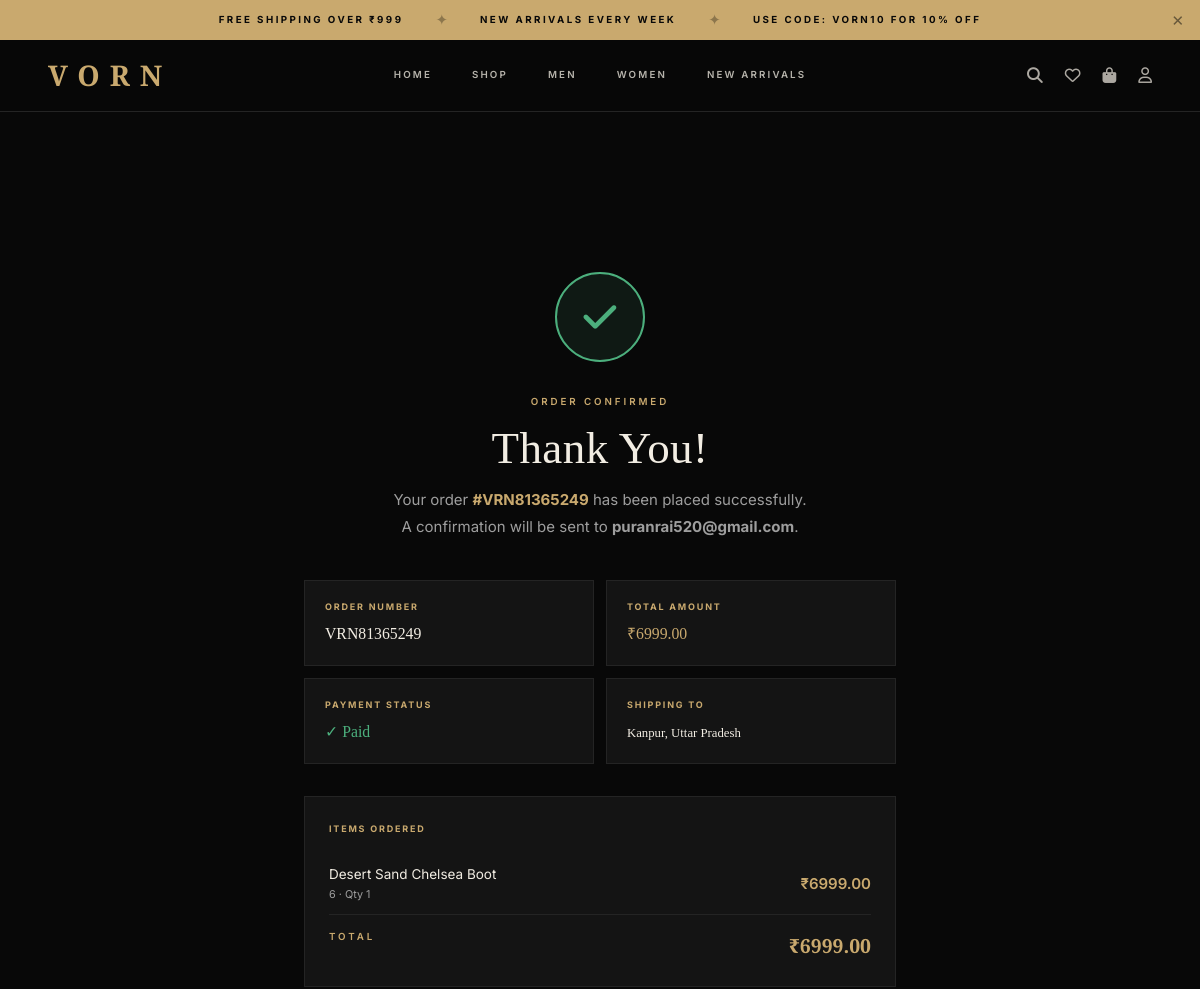
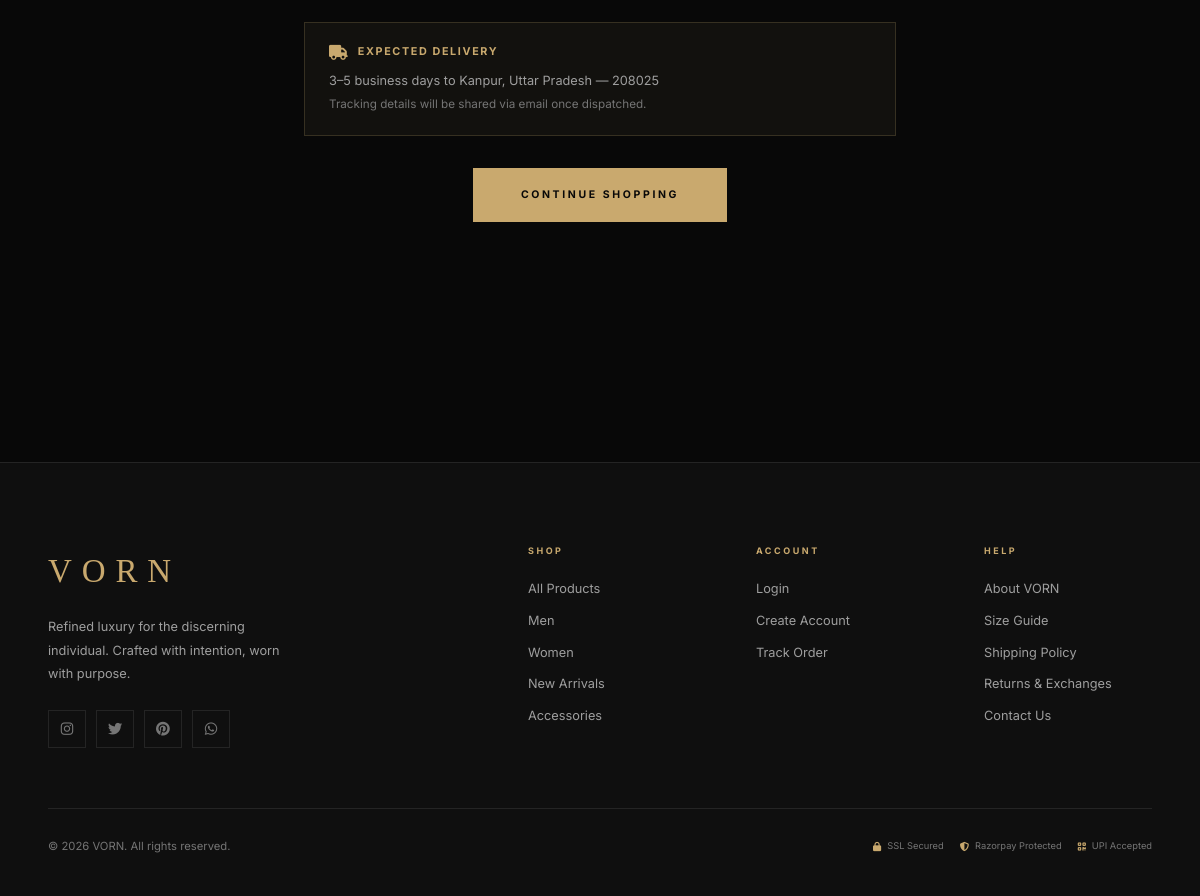
Page /orders/success/VRN81365249/ on the committed database (2 pictures, top to bottom).
### orders/models.py (models this page shows, shortened)
class Order(models.Model):
    STATUS_CHOICES = [
        ('pending', 'Pending'),
        ('confirmed', 'Confirmed'),
        ('processing', 'Processing'),
        ('shipped', 'Shipped'),
        ('delivered', 'Delivered'),
        ('cancelled', 'Cancelled'),
        ('refunded', 'Refunded'),
    ]
    user = models.ForeignKey(User, on_delete=models.SET_NULL, null=True, blank=True)
    order_number = models.CharField(max_length=20, unique=True, blank=True)
    status = models.CharField(max_length=20, choices=STATUS_CHOICES, default='pending')
    full_name = models.CharField(max_length=200)
    email = models.EmailField()
    phone = models.CharField(max_length=15)
    address_line1 = models.CharField(max_length=300)
    address_line2 = models.CharField(max_length=300, blank=True)
    city = models.CharField(max_length=100)
    state = models.CharField(max_length=100)
    pincode = models.CharField(max_length=10)
    subtotal = models.DecimalField(max_digits=10, decimal_places=2, default=0)
    shipping_charge = models.DecimalField(max_digits=10, decimal_places=2, default=0)
    discount = models.DecimalField(max_digits=10, decimal_places=2, default=0)
    total = models.DecimalField(max_digits=10, decimal_places=2, default=0)
    razorpay_order_id = models.CharField(max_length=200, blank=True)
    razorpay_payment_id = models.CharField(max_length=200, blank=True)
    razorpay_signature = models.CharField(max_length=500, blank=True)
    is_paid = models.BooleanField(default=False)
    notes = models.TextField(blank=True)
    created_at = models.DateTimeField(auto_now_add=True)
    updated_at = models.DateTimeField(auto_now=True)
    class Meta:
        ordering = ['-created_at']

class OrderItem(models.Model):
    order = models.ForeignKey(Order, on_delete=models.CASCADE, related_name='items')
    product = models.ForeignKey('store.Product', on_delete=models.SET_NULL, null=True)
    product_name = models.CharField(max_length=200)
    size = models.CharField(max_length=20, blank=True)
    color = models.CharField(max_length=50, blank=True)
    quantity = models.IntegerField(default=1)
    price = models.DecimalField(max_digits=10, decimal_places=2)
    @property
    def subtotal(self):
        return self.price * self.quantity

### orders/views.py (the view)
# urls.py: path('success/<str:order_number>/', views.order_success, name='order_success'),
def order_success(request, order_number):
    order = get_object_or_404(Order, order_number=order_number)
    return render(request, 'orders/success.html', {'order': order})

### store/context_processors.py (called while the page is built)
def cart_count(request):
    cart = request.session.get('cart', {})
    count = sum(item.get('quantity', 0) for item in cart.values())
    return {'cart_count': count}

### templates/orders/success.html (shortened to what this page needs)
{% extends 'base.html' %}
{% block content %}
<div class="page-offset">
  <div class="section">
    <div class="success-wrap">
      <div class="success-icon">
        <i class="fa fa-check"></i>
      </div>
      <span class="label-caps" style="display:block;margin-bottom:12px;">Order Confirmed</span>
      <h1 class="success-title">Thank You!</h1>
      <p class="success-subtitle">
        Your order <strong style="color:var(--gold);">#{{ order.order_number }}</strong> has been placed successfully.<br>
        A confirmation will be sent to <strong>{{ order.email }}</strong>.
      </p>
      <div class="order-details-grid">
        <div class="order-detail-item">
          <label>Order Number</label>
          <span>{{ order.order_number }}</span>
        </div>
        <div class="order-detail-item">
          <label>Total Amount</label>
          <span style="color:var(--gold);">₹{{ order.total }}</span>
        </div>
        <div class="order-detail-item">
          <label>Payment Status</label>
          <span style="color:{% if order.is_paid %}var(--success){% else %}#FFA726{% endif %};">
            {% if order.is_paid %}✓ Paid{% else %}⏳ Pending Verification{% endif %}
          </span>
        </div>
        <div class="order-detail-item">
          <label>Shipping To</label>
          <span style="font-size:0.85rem;">{{ order.city }}, {{ order.state }}</span>
        </div>
      </div>
      <div style="text-align:left;background:var(--black-card);border:1px solid var(--black-border);padding:24px;margin:24px 0;">
        <div style="font-size:0.6rem;letter-spacing:0.2em;text-transform:uppercase;color:var(--gold);margin-bottom:16px;font-weight:700;">Items Ordered</div>
        {% for item in order.items.all %}
        <div style="display:flex;justify-content:space-between;align-items:center;padding:10px 0;border-bottom:1px solid var(--black-border);">
          <div>
            <div style="font-size:0.9rem;">{{ item.product_name }}</div>
            <div style="font-size:0.72rem;color:var(--gray-400);">{{ item.size }} · Qty {{ item.quantity }}</div>
          </div>
          <div style="color:var(--gold);font-weight:600;">₹{{ item.subtotal }}</div>
        </div>
        {% endfor %}
        <div style="display:flex;justify-content:space-between;padding:14px 0 0;font-weight:700;">
          <span class="label-caps">Total</span>
          <span style="font-family:var(--font-heading);font-size:1.3rem;color:var(--gold);">₹{{ order.total }}</span>
        </div>
      </div>
      <div style="background:rgba(201,169,110,0.05);border:1px solid rgba(201,169,110,0.2);padding:20px 24px;margin-bottom:32px;text-align:left;">
        <div style="display:flex;align-items:center;gap:10px;margin-bottom:8px;">
          <i class="fa fa-truck" style="color:var(--gold);"></i>
          <span style="font-size:0.72rem;font-weight:700;letter-spacing:0.15em;text-transform:uppercase;color:var(--gold);">Expected Delivery</span>
        </div>
        <p style="font-size:0.85rem;color:var(--gray-400);">3–5 business days to {{ order.city }}, {{ order.state }} — {{ order.pincode }}</p>
        <p style="font-size:0.78rem;color:var(--gray-500);margin-top:4px;">Tracking details will be shared via email once dispatched.</p>
      </div>
      <div style="display:flex;gap:16px;justify-content:center;flex-wrap:wrap;">
        <a href="{% url 'catalog' %}" class="btn btn-gold btn-lg">Continue Shopping</a>
      </div>
    </div>
  </div>
</div>
{% endblock %}

### static/css/vorn.css (style rules this page uses)
:root { --black: #080808; --black-soft: #0f0f0f; --black-card: #141414; --black-elevated: #1a1a1a; --black-border: #242424; --black-border-light: #2e2e2e; --gold: #C9A96E; --gold-light: #E8D5A8; --gold-dark: #9E7A3F; --gold-muted: rgba(201,169,110,0.15); --cream: #F2EDE3; --white: #FFFFFF; --gray-400: #9E9E9E; --gray-500: #757575; --gray-600: #616161; --danger: #D94040; --success: #4CAF7D; --info: #5B9BD5; --font-heading: 'Cormorant Garamond', Georgia, serif; --font-body: 'Inter', -apple-system, sans-serif; --ease: cubic-bezier(0.25, 0.46, 0.45, 0.94); --transition: all 0.3s var(--ease); --transition-fast: all 0.15s var(--ease); --shadow-sm: 0 2px 12px rgba(0,0,0,0.4); --shadow-md: 0 8px 32px rgba(0,0,0,0.5); --shadow-lg: 0 20px 60px rgba(0,0,0,0.6); --shadow-gold: 0 0 30px rgba(201,169,110,0.12); --radius-sm: 4px; --radius-md: 8px; --nav-h: 72px; --announce-h: 40px; }
*, *::before, *::after { box-sizing: border-box; margin: 0; padding: 0; }
html { scroll-behavior: smooth; font-size: 15px; }
body { background: var(--black); color: var(--cream); font-family: var(--font-body); line-height: 1.7; -webkit-font-smoothing: antialiased; overflow-x: hidden; }
a { color: inherit; text-decoration: none; transition: var(--transition); }
h1,h2,h3,h4,h5,h6 { font-family: var(--font-heading); font-weight: 400; line-height: 1.15; letter-spacing: 0.01em; }
.label-caps { font-family: var(--font-body); font-size: 0.65rem; font-weight: 600; letter-spacing: 0.3em; text-transform: uppercase; color: var(--gold); }
.page-offset { padding-top: calc(var(--nav-h) + var(--announce-h)); }
.btn { display: inline-flex; align-items: center; justify-content: center; gap: 8px; padding: 14px 36px; font-size: 0.65rem; font-weight: 700; letter-spacing: 0.25em; text-transform: uppercase; border: none; cursor: pointer; transition: var(--transition); position: relative; overflow: hidden; white-space: nowrap; }
.btn::before { content: ''; position: absolute; inset: 0; background: rgba(255,255,255,0.08); opacity: 0; transition: opacity 0.2s; }
.btn-gold { background: var(--gold); color: var(--black); }
.btn-lg { padding: 18px 48px; font-size: 0.7rem; }
.section { padding: 100px 48px; max-width: 1440px; margin: 0 auto; }
.success-wrap { max-width: 640px; margin: 0 auto; text-align: center; padding: 60px 24px; }
.success-icon { width: 90px; height: 90px; border-radius: 50%; background: rgba(76,175,125,0.1); border: 2px solid var(--success); display: flex; align-items: center; justify-content: center; font-size: 2.5rem; color: var(--success); margin: 0 auto 32px; animation: scaleIn 0.5s var(--ease) both; }
.success-title { font-family: var(--font-heading); font-size: 3rem; margin-bottom: 12px; }
.success-subtitle { color: var(--gray-400); margin-bottom: 40px; line-height: 1.8; }
.order-details-grid { display: grid; grid-template-columns: 1fr 1fr; gap: 12px; margin: 32px 0; }
.order-detail-item { padding: 18px 20px; background: var(--black-card); border: 1px solid var(--black-border); text-align: left; }
.order-detail-item label { display: block; font-size: 0.6rem; letter-spacing: 0.2em; text-transform: uppercase; color: var(--gold); margin-bottom: 6px; font-weight: 700; }
.order-detail-item span { font-family: var(--font-heading); font-size: 1.05rem; }

### templates/orders/success.html (style rules this page uses)
.success-icon { animation: checkmark 0.6s cubic-bezier(0.25, 0.46, 0.45, 0.94) 0.2s both; }

### rows in the picture
Order: order_number "VRN81365249", email "puranrai520@gmail.com", total "6999.00", city "Kanpur", state "Uttar Pradesh", pincode "208025"
OrderItem: product_name "Desert Sand Chelsea Boot", size "6", quantity "1", subtotal "6999.00"
